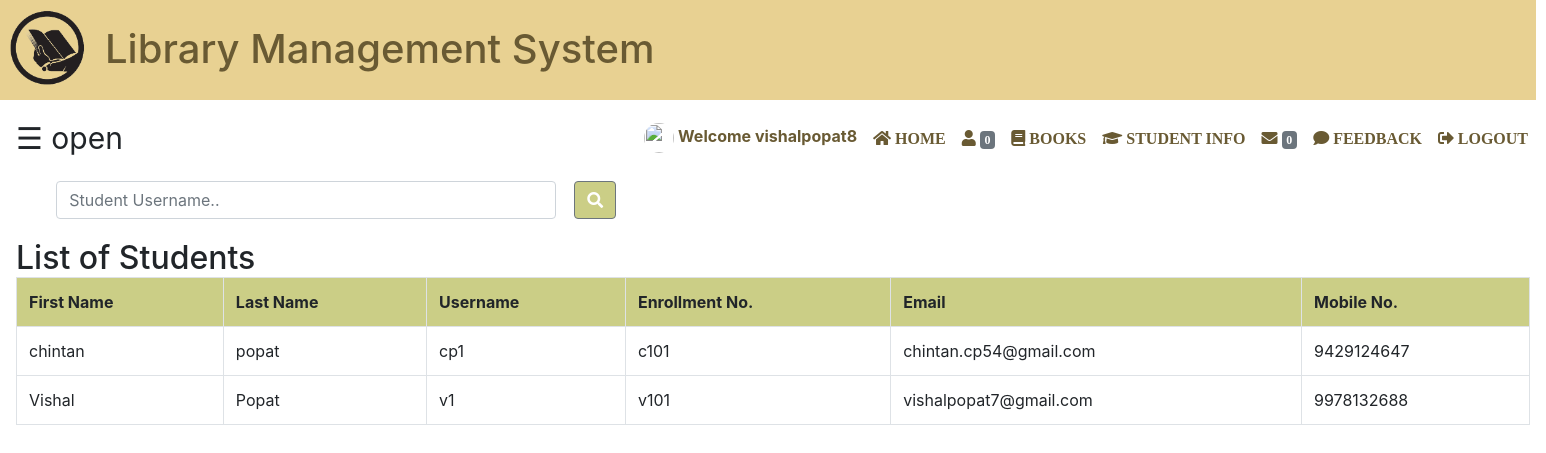
The app's page /library/admin/student.php (signed in) with its own data.
### tables this page shows
CREATE TABLE `student` (
  `fname` varchar(100) NOT NULL,
  `lname` varchar(100) NOT NULL,
  `username` varchar(100) NOT NULL,
  `password` varchar(100) NOT NULL,
  `enrol` varchar(100) NOT NULL,
  `email` varchar(100) NOT NULL,
  `phone` varchar(10) NOT NULL,
  `pic` varchar(100) NOT NULL
);

### library/admin/student.php (the view, shortened to what this page needs)
 <?php
include "navbar.php";
?>
<html>
<head>
</head>
<body>
    <div id="main">
        <span style="font-size:30px;cursor:pointer" onclick="openNav()">&#9776; open</span>
            <form class="navbar-form" method="post" name="form1">
                <div class="mydiv">
                    <br><input style="width: 500px;" class="form-control" type="text" name="search" placeholder="Student Username.." required="">&nbsp;&nbsp;&nbsp;&nbsp;
                    <button style="background-color: #cbce86;" type="submit" name="submit" class="btn btn-secondary"><i class="fa fa-search"></i></button>
                </div>
            </form>
        <br><br><br>
        <h2 style="margin: auto;">List of Students</h2>
        <?php
        if (isset($_POST['submit'])) {
            $q = mysqli_query($db, "SELECT `fname`, `lname`, `username` , `enrol`, `email`, `phone` FROM `student` where username like '%$_POST[search]%'");
            if (mysqli_num_rows($q) == 0) {
                ?>
                <div class="modal fade show" aria-modal="true" role="dialog" style="display: block;">
                    <div class="modal-dialog modal-dialog-centered">
                        <div class="modal-content">
                            <div class="modal-header">
                                <h4 class="modal-title">Sorry! No Student Found with that Username. Please try again.</h4>
                                <button type="button" class="close" data-dismiss="modal"><a style="text-decoration: none;color: #808080;" href="student.php">&times;</a></button>
                            </div>
                            <div class="modal-footer">
                                <form method="post" action="">
                                    <button name="ok" type="submit" class="btn btn-primary" data-dismiss="modal"><a style="text-decoration: none;color: white;" href="student.php">OK</a></button>
                                </form>
                            </div>
                        </div>
                    </div>
                </div>
                <div class="modal-backdrop fade show"></div>
                <?php
            } else {
                echo "<div class='scroll'>";
                echo "<table class='table table-bordered table-hover'>";
                echo "<tr style='background-color: #cbce86;'>";
                echo "<th>";
                echo "First Name";
                echo "</th>";
                echo "<th>";
                echo "Last Name";
                echo "</th>";
                echo "<th>";
                echo "Username";
                echo "</th>";
                echo "<th>";
                echo "Enrollment No.";
                echo "</th>";
                echo "<th>";
                echo "Email";
                echo "</th>";
                echo "<th>";
                echo "Mobile No.";
                echo "</th>";
                echo "</tr>";
                while ($row = mysqli_fetch_assoc($q)) {
                    echo "<tr>";
                    echo "<td>";
                    echo $row['fname'];
                    echo "</td>";
                    echo "<td>";
                    echo $row['lname'];
                    echo "</td>";
                    echo "<td>";
                    echo $row['username'];
                    echo "</td>";
                    echo "<td>";
                    echo $row['enrol'];
                    echo "</td>";
                    echo "<td>";
                    echo $row['email'];
                    echo "</td>";
                    echo "<td>";
                    echo $row['phone'];
                    echo "</td>";
                    echo "</tr>";
                }
                echo "</table>";
                echo "</div>";
            }
        } else {
            $res = mysqli_query($db, "SELECT `fname`, `lname`, `username` , `enrol`, `email`, `phone` FROM `student`;");
            echo "<div class='scroll'>";
            echo "<table class='table table-bordered table-hover'>";
            echo "<tr style='background-color: #cbce86;'>";
            echo "<th>";
            echo "First Name";
            echo "</th>";
            echo "<th>";
            echo "Last Name";
            echo "</th>";
            echo "<th>";
            echo "Username";
            echo "</th>";
            echo "<th>";
            echo "Enrollment No.";
            echo "</th>";
            echo "<th>";
            echo "Email";
            echo "</th>";
            echo "<th>";
            echo "Mobile No.";
            echo "</th>";
            echo "</tr>";
            while ($row = mysqli_fetch_assoc($res)) {
                echo "<tr>";
                echo "<td>";
                echo $row['fname'];
                echo "</td>";
                echo "<td>";
                echo $row['lname'];
                echo "</td>";
                echo "<td>";
                echo $row['username'];
                echo "</td>";
                echo "<td>";
                echo $row['enrol'];
                echo "</td>";
                echo "<td>";
                echo $row['email'];
                echo "</td>";
                echo "<td>";
                echo $row['phone'];
                echo "</td>";
                echo "</tr>";
            }
            echo "</table>";
            echo "</div>";
        }
        ?>
    </body>
    </html>

### library/admin/style.css (style rules this page uses)
html, body, div, span, object, iframe, h1, h2, h3, h4, h5, h6, p, blockquote, pre, abbr, address, cite, code, del, dfn, em, img, ins, kbd, q, samp, small, strong, sub, sup, var, b, i, dl, dt, dd, ol, ul, li, fieldset, form, label, legend, table, caption, tbody, tfoot, thead, tr, th, td, article, aside, canvas, details, figcaption, figure, footer, header, hgroup, menu, nav, section, summary, time, mark, audio, video { margin:0; padding:0; border:0; outline:0; font-size:100%; vertical-align:baseline; background:transparent; }
body { line-height:1; }
table { border-collapse:collapse; border-spacing:0; }
input, select { vertical-align:middle; }

### library/admin/student.php (style rules this page uses)
.mydiv { margin: 20px; float: right; display: inline-flex; }
body { transition: background-color .5s; }
#main { transition: margin-left .5s; padding: 16px; }
.scroll { width: 100%; height: 450px; overflow: auto; }

### records on screen
student: fname "chintan", lname "popat", username "cp1", enrol "c101", email "chintan.cp54@gmail.com", phone "9429124647"
student: fname "Vishal", lname "Popat", username "v1", enrol "v101", email "vishalpopat7@gmail.com", phone "9978132688"

### other values on screen
$_SESSION['login_user'] "vishalpopat8"
$a['total'] "0"
$c['total'] "0"
